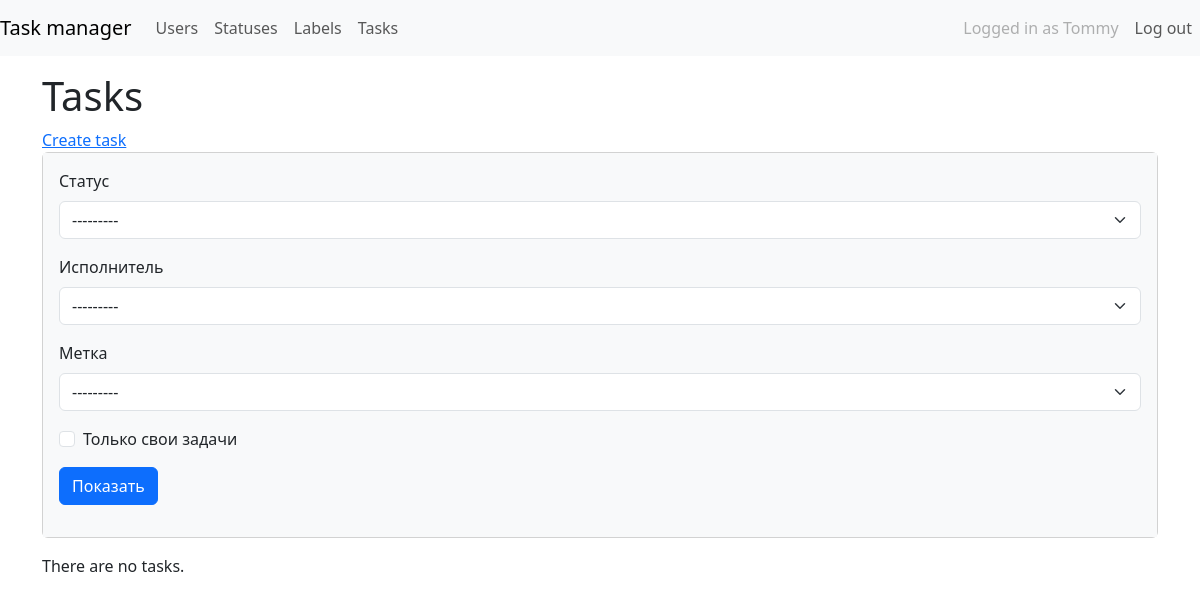
/tasks/ (signed in), run on an earlier commit of the app's database.
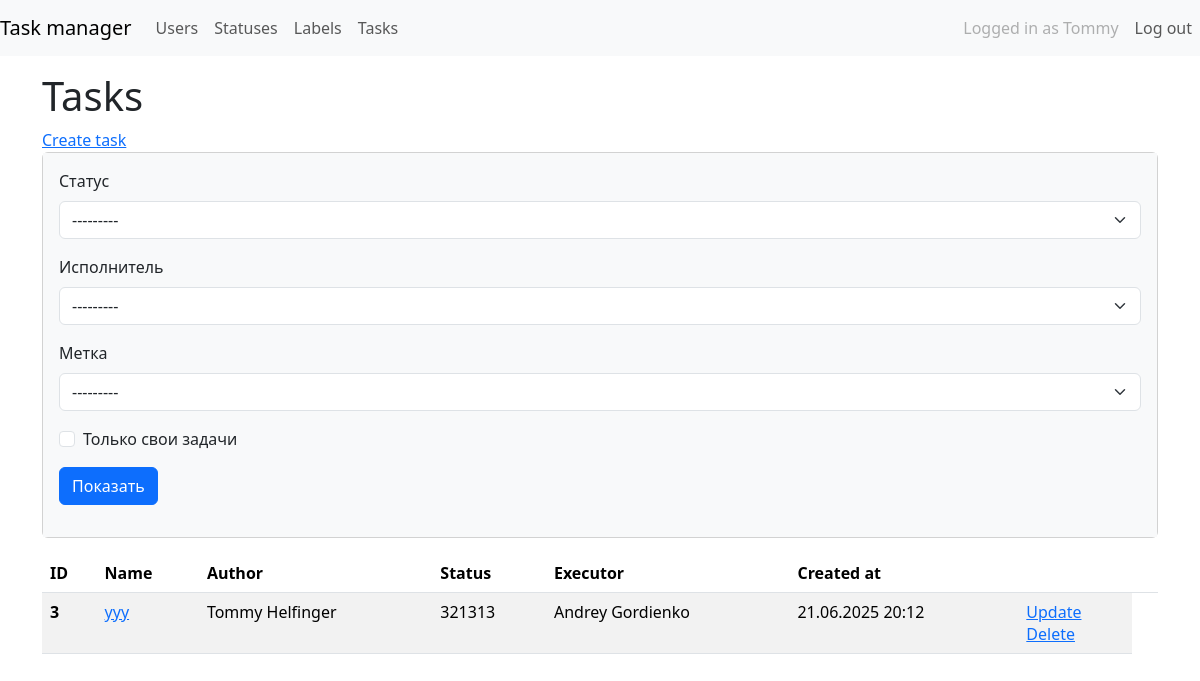
And on a later commit of the database.
### task_manager/users/models.py (models this page shows)
class MyUser(AbstractUser):
    created_at = models.DateTimeField(_("Creation date"), auto_now_add=True)
    def __str__(self):
        return self.get_full_name()

### task_manager/tasks/models.py (models this page shows, shortened)
class Task(models.Model):
    name = models.CharField(
        verbose_name="Имя",
        max_length=150,
        null=False,
        blank=False,
        unique=True,
    )
    description = models.TextField(
        verbose_name="Описание",
        blank=True,
    )
    status = models.ForeignKey(Status, on_delete=models.PROTECT, verbose_name="Статус")
    executor = models.ForeignKey(
        MyUser,
        on_delete=models.CASCADE,
        blank=True,
        null=True,
        verbose_name="Исполнитель",
        related_name="executors",
    )
    author = models.ForeignKey(
        MyUser,
        on_delete=models.CASCADE,
        verbose_name="Автор",
        related_name="authors",
    )
    labels = models.ManyToManyField(
        Label,
        blank=True,
        verbose_name="Метки",
        related_name="labels",
        through="TaskLabels",
    )
    created_at = models.DateTimeField(
        verbose_name="Дата создания",
        auto_now_add=True,
    )
    class Meta:
        verbose_name = "Task"
        verbose_name_plural = "Tasks"

### task_manager/statuses/models.py (models this page shows)
class Status(models.Model):
    name = models.CharField(max_length=100, unique=True)
    created_at = models.DateTimeField(auto_now_add=True)
    def __str__(self):
        return self.name

### task_manager/tasks/views.py (the view)
# urls.py: path("", TaskListView.as_view(), name="task_list"),
class TaskListView(LoginRequiredMixin, FilterView):
    model = Task
    context_object_name = "task_list"
    template_name = "tasks/task_list.html"
    filterset_class = TaskFilter

### task_manager/labels/models.py (called while the page is built)
    def __str__(self):
        return self.name

### task_manager/templates/tasks/task_list.html (shortened to what this page needs)
{% extends "task_manager/base.html" %}
{% load i18n %}
{% load django_bootstrap5 %}
{% block content %}
<div class="mt-4">
    <h1 class="mt-1">{% translate "Tasks" %}</h1>
    <a href="{% url 'tasks:create_task' %}">{% translate 'Create task' %}</a>
    <div class="card mb-3">
        <div class="card-body bg-light">
            <form class="form-inline center" method="get">
                {% bootstrap_field filter.form.status field_class='ml-2 mr-3' %}
                {% bootstrap_field filter.form.executor field_class='mr-3 ml-2' %}
                {% bootstrap_field filter.form.labels field_class='mr-3 ml-2' %}
                {% bootstrap_field filter.form.self_tasks field_class='mr-3' %}
                <input class="btn btn-primary" type="submit" value="Показать">
            </form>
        </div>
    </div>
    {% if task_list %}
    <table class="table table-striped">
        <thead>
            <tr>
                <th scope="col">ID</th>
                <th scope="col">{% translate "Name" %}</th>
                <th scope="col">{% translate "Author" %}</th>
                <th scope="col">{% translate "Status" %}</th>
                <th scope="col">{% translate "Executor" %}</th>
                <th scope="col">{% translate "Created at" %}</th>
                <th scope="col"></th>
                <th></th>
            </tr>
        </thead>
        <tbody>
            {% for task in task_list %}
            <tr>
                <th scope="row"> {{ task.id }}</th>
                <td>
                    <a href="{% url 'tasks:detail_task' task.pk %}">{{ task.name }}</a>
                </td>
                <td>{{ task.author }}</td>
                <td>{{ task.status }}</td>
                <td>{{ task.executor }}</td>
                <td>{{ task.created_at|date:"d.m.Y H:i" }}</td>
                <td>
                    <a href="{% url 'tasks:update_task' task.pk %}">{% translate 'Update' %}</a>
                    <br>
                    <a href="{% url 'tasks:delete_task' task.pk %}">{% translate 'Delete' %}</a>
                </td>
            </tr>
            {% endfor %}
        </tbody>
    </table>
    {% else %}
    <p>There are no tasks.</p>
    {% endif %}
    {% endblock %}

### task_manager/templates/task_manager/base.html (shortened to what this page needs)
{% load django_bootstrap5 %}
{% load i18n %}
{% get_current_language as LANGUAGE_CODE %}
{% bootstrap_css %}
<!doctype html>
<html lang="{{ LANGUAGE_CODE }}" class="h-100">
{% block header %}
<head>
</head>
{% endblock %}
{% block navbar %}
<body class="d-flex flex-column h-100">
    <header>
        <nav class="navbar navbar-expand-md navbar-light fixed-top bg-light">
            <a class="navbar-brand" href="{% url 'index' %}">{% translate "Task manager" %}</a>
            <div class="collapse navbar-collapse" id="navbarCollapse">
                <ul class="navbar-nav mr-auto">
                    <li class="nav-item">
                        <a class="nav-link" href="{% url 'users:user_list' %}">{% translate "Users" %}</a>
                    </li>
                    {% if user.is_authenticated %}
                    <li class="nav-item">
                        <a class="nav-link" href="{% url 'statuses:status_list' %}">{% translate "Statuses" %}</a>
                    </li>
                    <li class="nav-item">
                        <a class="nav-link" href="{% url 'labels:label_list' %}">{% translate "Labels" %}</a>
                    </li>
                    <li class="nav-item">
                        <a class="nav-link" href="{% url 'tasks:task_list' %}">{% translate "Tasks" %}</a>
                    </li>
                    {% endif %}
                </ul>
            </div>
            <div class="collapse navbar-collapse flex-grow-0" id="navbarSupportedContent">
                <ul class="navbar-nav text-right">
                    {% if not user.is_authenticated %}
                    <li class="nav-item active ">
                        <a class="nav-link" href="{% url 'login' %}">{% translate "Log in" %}</a>
                    </li>
                    <li class="nav-item active">
                        <a class="nav-link" href="{% url 'users:create_user' %}">{% translate "Sign up" %}</a>
                    </li>
                    {% else %}
                    <li class="nav-item">
                        <a class="nav-link disabled" href="#" tabindex="-1" aria-disabled="true">
                            {% translate "Logged in as" %}
                            {{user.username }}</a>
                    </li>
                    <li class="nav-item active">
                        <a class="nav-link" href="{% url 'logout' %}">{% translate "Log out" %}</a>
                    </li>
                    {% endif %}
                </ul>
            </div>
        </nav>
    </header>
    {% endblock %}
    <main role="main" class="flex-shrink-0 mt-5">
        <div class="container">
            {% block content %}{% endblock %}
        </div>
    </main>
</html>

What changed in the data, as far as the page shows it:
added Task: id "3", name "ууу", author "Tommy Helfinger", status "321313", executor "Andrey Gordienko", created_at "21.06.2025 20:12"
Also different on the page:
text no longer shown: "There are no tasks."
text now shown: "ID Name Author Status Executor Created at"
